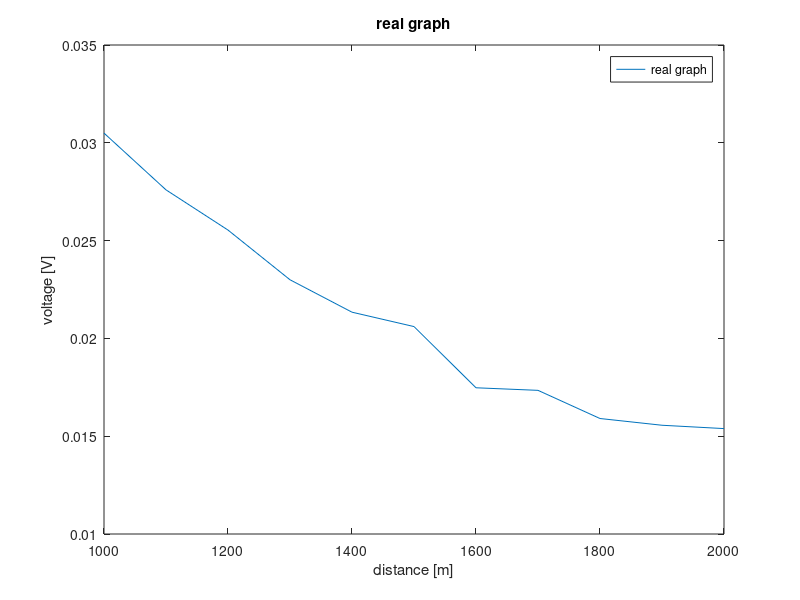
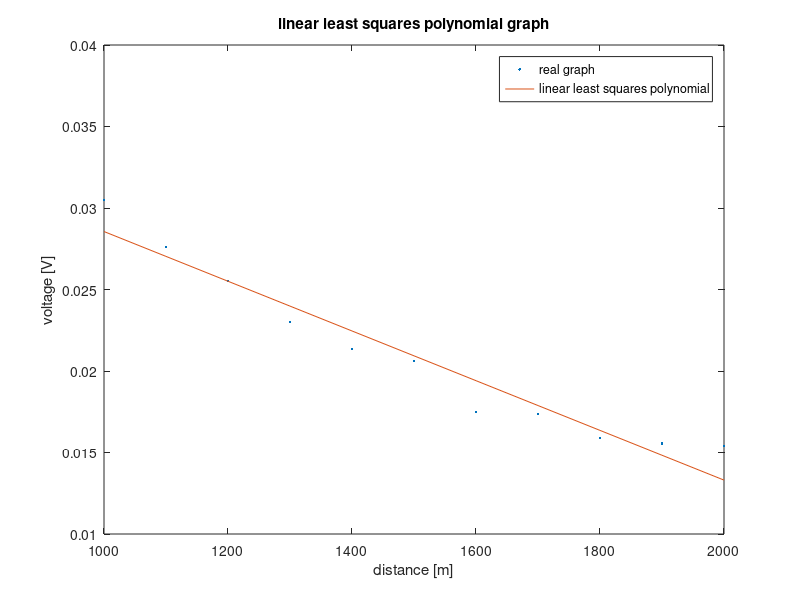
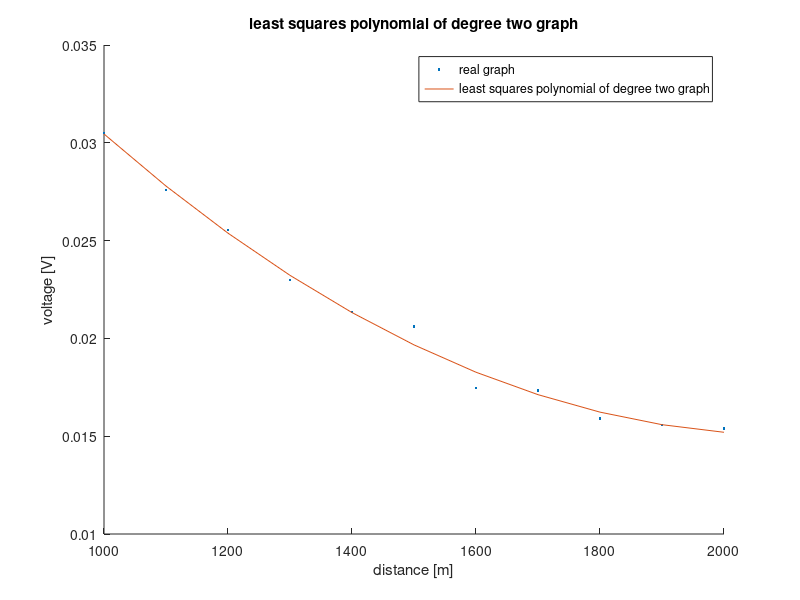
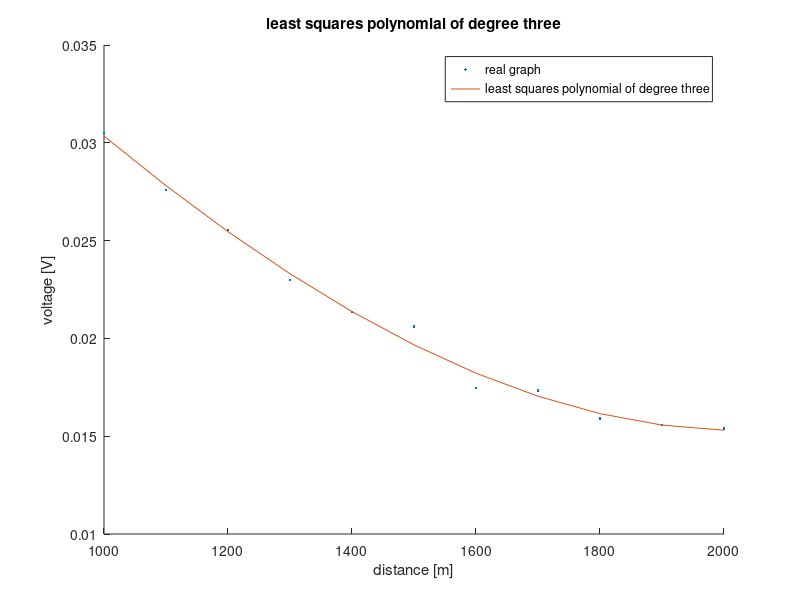

These figures' MATLAB source, in order:
clear all; clc;
load pr5data.dat;
format long

 figure
plot(pr5data(:,1),pr5data(:,2));
 title("real graph")
 legend("real graph");
 xlabel("distance [m]");
 ylabel("voltage [V]");
%% linear least squares polynomial

sum_x2=0;
for i=1:11
   sum_x2=sum_x2 + pr5data(i,1)*pr5data(i,1);
end
sum_x1=0;
for i=1:11
   sum_x1=sum_x1 + pr5data(i,1);
end

sum_y=0;
for i=1:11
   sum_y=sum_y + pr5data(i,2);
end

sum_y2=0;
for i=1:11
   sum_y2=sum_y2 + pr5data(i,2)*pr5data(i,2);
end

sum_x1y=0;
for i=1:11
   sum_x1y=sum_x1y + pr5data(i,1)*pr5data(i,2);
end

a1(1) = ((sum_x2*sum_y)-(sum_x1y*sum_x1))/(11*(sum_x2)-(sum_x1*sum_x1));
a1(2) = (  11*sum_x1y   -  (sum_x1*sum_y)        )/(11*(sum_x2)-(sum_x1*sum_x1));
k=pr5data(1:11,1);
 p1=a1(2)*k + a1(1);
 
 figure
plot(k,pr5data(1:11,2),".");
hold on;
 plot(k,p1);
 hold off;
 title("linear least squares polynomial graph")
 legend("real graph","linear least squares polynomial");
 xlabel("distance [m]");
 ylabel("voltage [V]");
 
 error_linear=0;
 for i=1:11
    error_linear=error_linear + (pr5data(i,2)-p1(i))^2;%(a1*pr5data(i,1)+a0)^2;
 end


 %% least squares polynomial of degree 2

 sum_x0=0;
 for i=1:11
    sum_x0 = sum_x0 + 1;
 end
 
 sum_x3=0;
 for i=1:11
    sum_x3 = sum_x3 +  pr5data(i,1)^3;
 end
 
 sum_x4=0;
 for i=1:11
    sum_x4=sum_x4 + pr5data(i,1)^4; 
 end
 
 
 matrix2=[sum_x0 sum_x1 sum_x2; sum_x1 sum_x2 sum_x3;sum_x2 sum_x3 sum_x4];
 
 sum_x0y=0;
 for i=1:11
    sum_x0y= sum_x0y + pr5data(i,2);
 end
 
 sum_x2y=0;
 for i=1:11
   sum_x2y = sum_x2y + pr5data(i,2)*pr5data(i,1)*pr5data(i,1);
 end
 results2=[sum_x0y;sum_x1y;sum_x2y];
 
a2=inv(matrix2)*results2;
p2=a2(1) + a2(2)*k + a2(3)*k.^2;

figure;
hold on;
plot(pr5data(:,1),pr5data(:,2),".");
plot(k,p2);
 xlabel("distance [m]");
 ylabel("voltage [V]");
 legend("real graph","least squares polynomial of degree two graph");
 title("least squares polynomial of degree two graph");
error_degree2=0;
for i=1:11
   error_degree2 = error_degree2 + (pr5data(i,2)-p2(i))^2; 
end

%% least square polynomial of degree 3
sum_x5=0;
for i=1:11
   sum_x5 = sum_x5 + pr5data(i,1)^5; 
end

sum_x6=0;
for i=1:11
   sum_x6 = sum_x6 + pr5data(i,1)^6; 
end

 matrix3=[sum_x0 sum_x1 sum_x2 sum_x3; sum_x1 sum_x2 sum_x3 sum_x4;sum_x2 sum_x3 sum_x4 sum_x5; sum_x3 sum_x4 sum_x5 sum_x6];
sum_x3y=0;
for i=1:11
   sum_x3y = sum_x3y + pr5data(i,2)*pr5data(i,1)^3; 
end
 results3=[sum_x0y ; sum_x1y ; sum_x2y;sum_x3y];
 
 a3=inv(matrix3)*results3;
 
 p3= a3(1) +a3(2)*k + a3(3)*k.^2 + a3(4)*k.^3;
 figure
hold on;
plot(pr5data(:,1),pr5data(:,2),".");
plot(k,p3);
hold off;
title("least squares polynomial of degree three");
legend("real graph","least squares polynomial of degree three")
 xlabel("distance [m]");
 ylabel("voltage [V]");
 %% comparison of graphs and error analysis 
figure
plot(pr5data(:,1),pr5data(:,2),".");
hold on;
plot(k,p1);
plot(k,p2,"--");
plot(k,p3);
title("comparison of all graphs")
 xlabel("distance [m]");
 ylabel("voltage [V]");
 legend("real graph","linear least squares method","least squares polynomial degree 2","least squares polynomial degree 3");
error_degree3=0;
for i=1:11
   error_degree3 = error_degree3 + (pr5data(i,2)-p3(i))^2; 
end
fprintf("\n\n");
fprintf("the coefficients for linear least squares polynomial method\na0 = %.15f \t a1 = %.15f\n",a1(1),a1(2));
fprintf("the coefficients for least squares polynomial of degree two method\na0 = %.15f \t a1 = %.15f \t a2 = %.15f\n",a2(1),a2(2),a2(3));
fprintf("the coefficients for least squares polynomial of degree three method\na0 = %.15f \t a1 = %.15f \t a2 = %.15f \t a3 = %.15f\n",a3(1),a3(2),a3(3),a3(4));
fprintf("\n\n\n");
fprintf("the error of linear least squares polynomial is %.15f\n",error_linear);
fprintf("the error of least squares polynomial of degree 2 is %.15f\n",error_degree2);
fprintf("the error of least squares polynomial of degree 3 is %.15f\n",error_degree3);